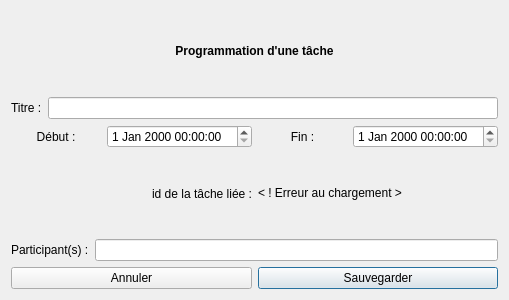
<?xml version="1.0" encoding="UTF-8"?>
<ui version="4.0">
 <class>EvenementTacheEditor</class>
 <widget class="QDialog" name="EvenementTacheEditor">
  <property name="geometry">
   <rect>
    <x>0</x>
    <y>0</y>
    <width>509</width>
    <height>300</height>
   </rect>
  </property>
  <property name="windowTitle">
   <string>Dialog</string>
  </property>
  <layout class="QVBoxLayout" name="verticalLayout_2">
   <item>
    <layout class="QVBoxLayout" name="verticalLayout">
     <item>
      <layout class="QHBoxLayout" name="horizontalLayout">
       <item>
        <widget class="QLabel" name="labe_fenetre">
         <property name="font">
          <font>
           <weight>75</weight>
           <bold>true</bold>
          </font>
         </property>
         <property name="text">
          <string>Programmation d'une tâche</string>
         </property>
         <property name="alignment">
          <set>Qt::AlignCenter</set>
         </property>
        </widget>
       </item>
      </layout>
     </item>
     <item>
      <layout class="QHBoxLayout" name="horizontalLayout_5">
       <item>
        <widget class="QLabel" name="label_3">
         <property name="text">
          <string>Titre :</string>
         </property>
        </widget>
       </item>
       <item>
        <widget class="QLineEdit" name="edit_titre"/>
       </item>
      </layout>
     </item>
     <item>
      <layout class="QHBoxLayout" name="horizontalLayout_6">
       <item>
        <widget class="QLabel" name="label_6">
         <property name="text">
          <string>Début :</string>
         </property>
         <property name="alignment">
          <set>Qt::AlignCenter</set>
         </property>
        </widget>
       </item>
       <item>
        <widget class="QDateTimeEdit" name="edit_debut"/>
       </item>
       <item>
        <widget class="QLabel" name="label_5">
         <property name="text">
          <string>Fin :</string>
         </property>
         <property name="alignment">
          <set>Qt::AlignCenter</set>
         </property>
        </widget>
       </item>
       <item>
        <widget class="QDateTimeEdit" name="edit_fin"/>
       </item>
      </layout>
     </item>
     <item>
      <layout class="QHBoxLayout" name="horizontalLayout_4">
       <item>
        <widget class="QLabel" name="label_2">
         <property name="text">
          <string> id de la tâche liée :</string>
         </property>
         <property name="alignment">
          <set>Qt::AlignRight|Qt::AlignTrailing|Qt::AlignVCenter</set>
         </property>
        </widget>
       </item>
       <item>
        <widget class="QLabel" name="label_idTache">
         <property name="text">
          <string>&lt; ! Erreur au chargement &gt;</string>
         </property>
        </widget>
       </item>
      </layout>
     </item>
     <item>
      <layout class="QHBoxLayout" name="horizontalLayout_3">
       <item>
        <widget class="QLabel" name="label">
         <property name="text">
          <string>Participant(s) :</string>
         </property>
        </widget>
       </item>
       <item>
        <widget class="QLineEdit" name="edit_participants"/>
       </item>
      </layout>
     </item>
     <item>
      <layout class="QHBoxLayout" name="horizontalLayout_2">
       <item>
        <widget class="QPushButton" name="buttonAnnuler">
         <property name="text">
          <string>Annuler</string>
         </property>
        </widget>
       </item>
       <item>
        <widget class="QPushButton" name="buttonSauvegarder">
         <property name="text">
          <string>Sauvegarder</string>
         </property>
         <property name="default">
          <bool>true</bool>
         </property>
        </widget>
       </item>
      </layout>
     </item>
    </layout>
   </item>
  </layout>
 </widget>
 <resources/>
 <connections>
  <connection>
   <sender>buttonAnnuler</sender>
   <signal>clicked()</signal>
   <receiver>EvenementTacheEditor</receiver>
   <slot>close()</slot>
   <hints>
    <hint type="sourcelabel">
     <x>132</x>
     <y>266</y>
    </hint>
    <hint type="destinationlabel">
     <x>254</x>
     <y>149</y>
    </hint>
   </hints>
  </connection>
 </connections>
</ui>
